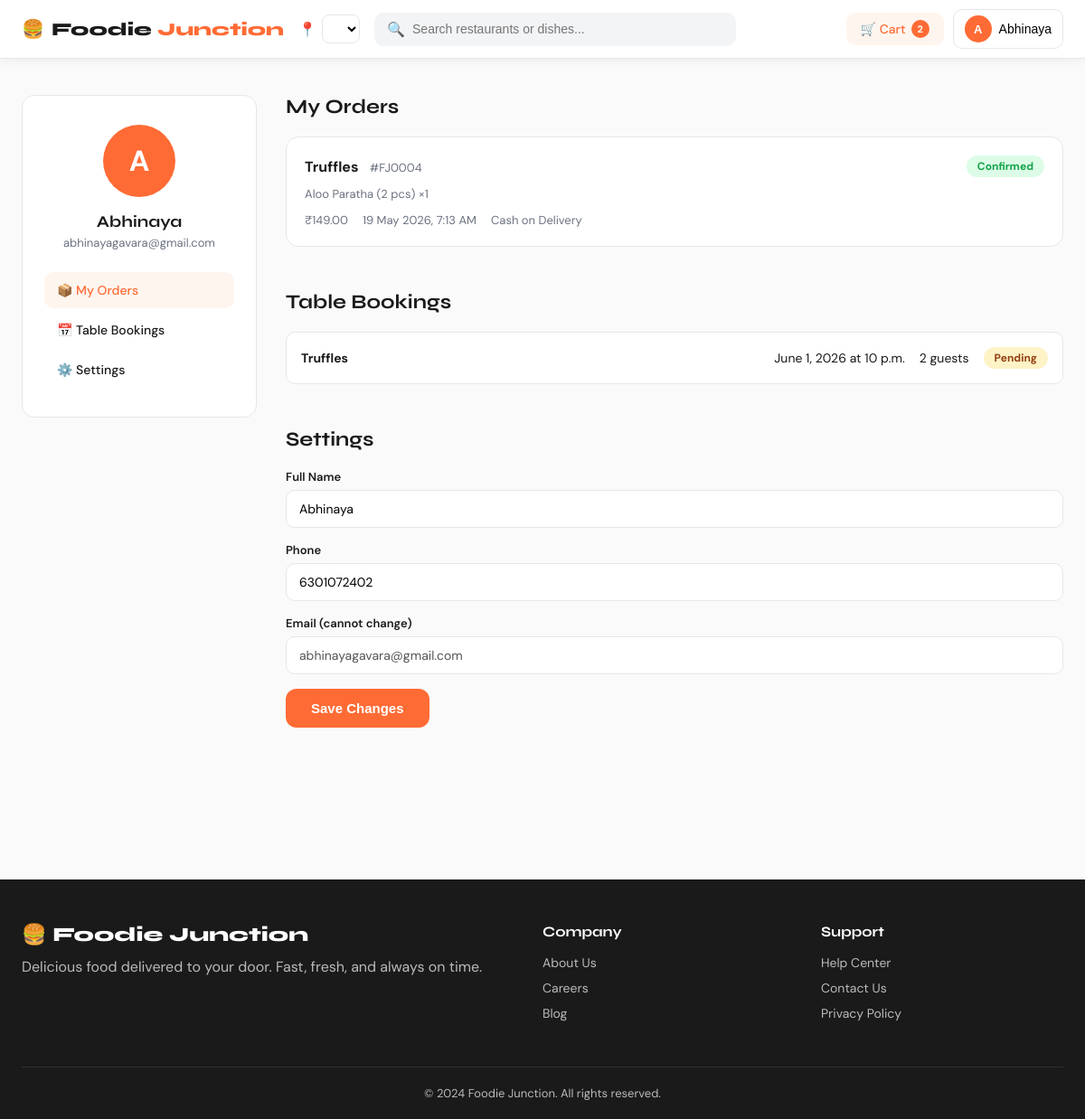
Screenshot of /profile/ (signed in) with the database file from the repository.
### core/models.py (models this page shows, shortened)
class User(AbstractBaseUser, PermissionsMixin):
    email      = models.EmailField(unique=True)
    name       = models.CharField(max_length=120, blank=True)
    phone      = models.CharField(max_length=15, blank=True)
    avatar     = models.ImageField(upload_to='avatars/', blank=True, null=True)
    is_active  = models.BooleanField(default=True)
    is_staff   = models.BooleanField(default=False)
    date_joined= models.DateTimeField(default=timezone.now)
    USERNAME_FIELD  = 'email'
    REQUIRED_FIELDS = []
    objects = UserManager()
    def get_full_name(self): return self.name or self.email.split('@')[0]

class Order(models.Model):
    user               = models.ForeignKey(User, on_delete=models.CASCADE, related_name='orders')
    restaurant         = models.ForeignKey(Restaurant, on_delete=models.CASCADE)
    status             = models.CharField(max_length=30, choices=ORDER_STATUS, default='pending')
    payment_method     = models.CharField(max_length=20, choices=PAYMENT_METHOD, default='cod')
    payment_status     = models.CharField(max_length=20, choices=PAYMENT_STATUS, default='pending')
    razorpay_order_id  = models.CharField(max_length=100, blank=True)
    razorpay_payment_id= models.CharField(max_length=100, blank=True)
    delivery_name      = models.CharField(max_length=120)
    delivery_phone     = models.CharField(max_length=15)
    delivery_address   = models.TextField()
    delivery_pincode   = models.CharField(max_length=10)
    subtotal           = models.DecimalField(max_digits=10, decimal_places=2)
    delivery_fee       = models.DecimalField(max_digits=6, decimal_places=2, default=40)
    discount           = models.DecimalField(max_digits=6, decimal_places=2, default=0)
    total_amount       = models.DecimalField(max_digits=10, decimal_places=2)
    special_instructions= models.TextField(blank=True)
    created_at         = models.DateTimeField(auto_now_add=True)
    updated_at         = models.DateTimeField(auto_now=True)
    estimated_delivery = models.DateTimeField(null=True, blank=True)
    class Meta: ordering = ['-created_at']

class Restaurant(models.Model):
    name             = models.CharField(max_length=200)
    city             = models.CharField(max_length=50, choices=CITY_CHOICES)
    address          = models.TextField()
    rating           = models.DecimalField(max_digits=3, decimal_places=1, default=4.0)
    num_ratings      = models.IntegerField(default=0)
    distance_km      = models.DecimalField(max_digits=5, decimal_places=1, default=2.0)
    is_pure_veg      = models.BooleanField(default=False)
    serves_alcohol   = models.BooleanField(default=False)
    image            = models.ImageField(upload_to='restaurants/', blank=True, null=True)
    image_url        = models.URLField(blank=True)
    cuisine_types    = models.CharField(max_length=300, blank=True)
    avg_cost_for_two = models.IntegerField(default=400)
    min_order        = models.IntegerField(default=99)
    delivery_time_min= models.IntegerField(default=30)
    is_open          = models.BooleanField(default=True)
    is_featured      = models.BooleanField(default=False)
    created_at       = models.DateTimeField(auto_now_add=True)
    class Meta: ordering = ['-rating', '-num_ratings']

class OrderItem(models.Model):
    order               = models.ForeignKey(Order, on_delete=models.CASCADE, related_name='items')
    food_item           = models.ForeignKey(FoodItem, on_delete=models.CASCADE)
    quantity            = models.PositiveIntegerField(default=1)
    unit_price          = models.DecimalField(max_digits=8, decimal_places=2)
    special_instructions= models.CharField(max_length=300, blank=True)

class FoodItem(models.Model):
    restaurant   = models.ForeignKey(Restaurant, on_delete=models.CASCADE, related_name='food_items')
    name         = models.CharField(max_length=200)
    description  = models.TextField(blank=True)
    price        = models.DecimalField(max_digits=8, decimal_places=2)
    category     = models.CharField(max_length=50, choices=CATEGORY_CHOICES)
    image        = models.ImageField(upload_to='food_items/', blank=True, null=True)
    image_url    = models.URLField(blank=True)
    is_veg       = models.BooleanField(default=True)
    is_bestseller= models.BooleanField(default=False)
    is_available = models.BooleanField(default=True)
    rating       = models.DecimalField(max_digits=3, decimal_places=1, default=4.0)
    created_at   = models.DateTimeField(auto_now_add=True)
    class Meta: ordering = ['category', 'name']

class TableBooking(models.Model):
    user            = models.ForeignKey(User, on_delete=models.CASCADE, related_name='table_bookings')
    restaurant      = models.ForeignKey(Restaurant, on_delete=models.CASCADE, related_name='table_bookings')
    booking_date    = models.DateField()
    booking_time    = models.TimeField()
    num_guests      = models.IntegerField(default=2)
    name            = models.CharField(max_length=120)
    phone           = models.CharField(max_length=15)
    email           = models.EmailField()
    special_requests= models.TextField(blank=True)
    status          = models.CharField(max_length=20, choices=BOOKING_STATUS, default='pending')
    created_at      = models.DateTimeField(auto_now_add=True)
    class Meta: ordering = ['-booking_date', '-booking_time']

### core/views.py (the view)
# urls.py: path('profile/',                  views.profile_view,       name='profile'),
@login_required
def profile_view(request):
    orders   = Order.objects.filter(user=request.user).prefetch_related('items__food_item')[:10]
    bookings = TableBooking.objects.filter(user=request.user)[:5]
    cart_count = 0
    try: cart_count = Cart.objects.get(user=request.user).item_count
    except: pass
    return render(request, 'profile.html', {'orders': orders, 'bookings': bookings, 'cart_count': cart_count})

### core/models.py (called while the page is built)
    @property
    def item_count(self): return sum(item.quantity for item in self.items.all())

### templates/profile.html (shortened to what this page needs)
{% extends 'base.html' %}
{% block content %}
<div class="container profile-page">
  <div class="profile-layout">
    <div class="profile-sidebar">
      <div class="profile-avatar-lg">{{ user.get_full_name|first|upper }}</div>
      <h2>{{ user.get_full_name }}</h2>
      <p class="profile-email">{{ user.email }}</p>
      <nav class="profile-nav">
        <a href="#orders" class="active">📦 My Orders</a>
        <a href="#bookings">📅 Table Bookings</a>
        <a href="#settings">⚙️ Settings</a>
      </nav>
    </div>
    <div class="profile-content">
      <section id="orders">
        <h2>My Orders</h2>
        {% for order in orders %}
        <div class="order-card">
          <div class="order-card-header">
            <div>
              <strong>{{ order.restaurant.name }}</strong>
              <span class="order-id">#FJ{{ order.id|stringformat:"04d" }}</span>
            </div>
            <span class="order-status status-{{ order.status }}">{{ order.get_status_display }}</span>
          </div>
          <div class="order-items-preview">
            {% for item in order.items.all %}<span>{{ item.food_item.name }} ×{{ item.quantity }}</span>{% endfor %}
          </div>
          <div class="order-card-footer">
            <span>₹{{ order.total_amount }}</span>
            <span>{{ order.created_at|date:"d M Y, g:i A" }}</span>
            <span class="payment-method">{{ order.get_payment_method_display }}</span>
          </div>
        </div>
        {% empty %}<div class="empty-state"><div class="empty-emoji">📦</div><p>No orders yet. Start ordering!</p><a href="/" class="btn-primary">Browse Restaurants</a></div>
        {% endfor %}
      </section>
      <section id="bookings">
        <h2>Table Bookings</h2>
        {% for booking in bookings %}
        <div class="booking-card">
          <strong>{{ booking.restaurant.name }}</strong>
          <span>{{ booking.booking_date }} at {{ booking.booking_time }}</span>
          <span>{{ booking.num_guests }} guests</span>
          <span class="order-status status-{{ booking.status }}">{{ booking.get_status_display }}</span>
        </div>
        {% empty %}<p>No table bookings yet.</p>{% endfor %}
      </section>
      <section id="settings">
        <h2>Settings</h2>
        <div class="form-group"><label>Full Name</label><input type="text" id="p_name" class="form-control" value="{{ user.name }}"></div>
        <div class="form-group"><label>Phone</label><input type="tel" id="p_phone" class="form-control" value="{{ user.phone }}"></div>
        <div class="form-group"><label>Email (cannot change)</label><input type="email" class="form-control" value="{{ user.email }}" disabled></div>
        <button class="btn-primary" onclick="saveProfile()">Save Changes</button>
      </section>
    </div>
  </div>
</div>
{% endblock %}

### templates/base.html (shortened to what this page needs)
<!DOCTYPE html>
<html lang="en">
<head>
  {% load static %}
  <link rel="stylesheet" href="{% static 'css/style.css' %}">
</head>
<body>
<nav class="navbar" id="navbar">
  <div class="nav-inner">
    <a href="/" class="nav-logo">
      <span>🍔</span>
      <span>Foodie <span class="logo-accent">Junction</span></span>
    </a>
    <div class="nav-location">
      <span>📍</span>
      <select class="city-select" onchange="changeCity(this.value)">
      </select>
    </div>
    <div class="nav-search">
      <span>🔍</span>
      <input type="text" id="globalSearch" placeholder="Search restaurants or dishes..." autocomplete="off">
    </div>
    <div class="nav-actions">
      {% if user.is_authenticated %}
        <a href="/cart/" class="nav-btn cart-btn">
          🛒 Cart
          <span class="cart-badge {% if not cart_count %}hidden{% endif %}" id="cartBadge">{{ cart_count|default:0 }}</span>
        </a>
        <div class="nav-profile">
          <button class="profile-btn" onclick="toggleProfileMenu()">
            <span class="profile-avatar">{{ user.get_full_name|first|upper }}</span>
            {{ user.get_full_name|truncatechars:10 }}
          </button>
        </div>
      {% else %}
        <a href="/login/" class="nav-btn login-btn">Login</a>
      {% endif %}
    </div>
  </div>
</nav>
<main>{% block content %}{% endblock %}</main>
<footer class="footer">
  <div class="footer-inner">
    <div class="footer-brand">
      <div class="footer-logo">🍔 Foodie Junction</div>
      <p>Delicious food delivered to your door. Fast, fresh, and always on time.</p>
    </div>
    <div class="footer-links">
      <h4>Company</h4>
      <a href="#">About Us</a><a href="#">Careers</a><a href="#">Blog</a>
    </div>
    <div class="footer-links">
      <h4>Support</h4>
      <a href="#">Help Center</a><a href="#">Contact Us</a><a href="#">Privacy Policy</a>
    </div>
  </div>
  <div class="footer-bottom">© 2024 Foodie Junction. All rights reserved.</div>
</footer>
</body>
</html>

### rows the page displays
User: get_full_name|first "A", get_full_name "Abhinaya", email "abhinayagavara@gmail.com", name "Abhinaya", phone "6301072402"
Order: restaurant.name "Truffles", id "0004", status "Confirmed", total_amount "149.00", created_at "19 May 2026, 7:13 AM", payment_method "Cash on Delivery"
OrderItem: food_item.name "Aloo Paratha (2 pcs)", quantity "1"
TableBooking: restaurant.name "Truffles", booking_date "June 1, 2026", booking_time "10 p.m.", num_guests "2", status "Pending"

### other values shown
{{ cart_count|default:0 }} "2"
